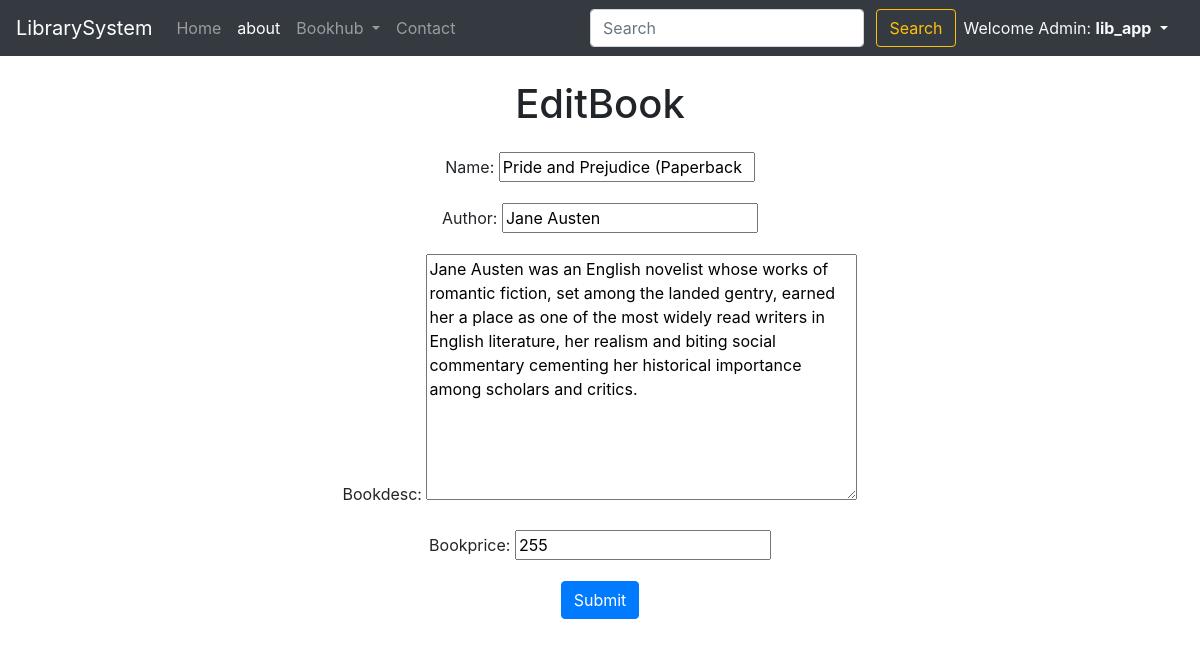
/edit/16 (signed in), run on the app's committed database.
### lib_app/models.py (models this page shows, shortened)
class Book(models.Model):
    catchoice= [
        ('education', 'Education'),
        ('entertainment', 'Entertainment'),
        ('comics', 'Comics'),
        ('biography', 'Biographie'),
        ('history', 'History'),
        ]
    bookid = models.AutoField(primary_key=True)
    name=models.CharField(max_length=30)
    author=models.CharField(max_length=40)
    category=models.CharField(max_length=30,choices=catchoice,default='Education')
    bookprice= models.DecimalField(decimal_places=0, max_digits=10000, null=True)
    bookdesc=models.TextField(max_length=500)
    timeStamp = models.DateTimeField(auto_now_add=True ,blank=True)
    require_date = models.DateTimeField(auto_now_add=True,blank=True, null=True)
    Tenatative_Return_Date = models.DateTimeField(auto_now_add=True,blank=True, null=True)

### lib_app/views.py (the view)
# urls.py: path('edit/<int:bookid>', views.edit, name='edit'),
def edit(request,bookid):
    blog = Book.objects.get(bookid=bookid)
    editblog = Edit_Blog(instance=blog)
    if request.method=='POST':
        form = Edit_Blog(request.POST,instance=blog)
        if form.is_valid():
            form.save()
            messages.success(request,"Updating Data Succesfully...")
            return redirect('home')
    return render(request,'editbook.html',{'edit_blog':editblog})

### lib_app/forms.py
class Edit_Blog(forms.ModelForm):
    class Meta:
        model=Book
        fields=('name','author','bookdesc','bookprice')

### templates/editbook.html (shortened to what this page needs)
{% extends 'base.html' %}
{% block aboutactive %} active {% endblock aboutactive %}
{% block body %}
<div class="container">
    <h1 class="text-center my-4 ">EditBook</h1>
    <center>
    <form method="post">
    {{edit_blog.as_p}}
        <button type="submit" class="btn btn-primary">Submit</button>
    </form>
    </center>
</div>
{% endblock body %}

### templates/base.html (shortened to what this page needs)
<!doctype html>
<html lang="en">
<head>
  <link rel="stylesheet" href="https://maxcdn.bootstrapcdn.com/bootstrap/4.0.0/css/bootstrap.min.css"
>
</head>
<body>
  <nav class="navbar navbar-expand-lg navbar-dark bg-dark sticky-top ">
    <a class="navbar-brand" href="/">LibrarySystem</a>
    <div class="collapse navbar-collapse" id="navbarSupportedContent">
      <ul class="navbar-nav mr-auto">
        {% if user.is_authenticated %}
        <li class="nav-item {% block homeactive %} {% endblock homeactive %}">
          <a class="nav-link" href="/">Home <span class="sr-only">(current)</span></a>
        </li>
        <li class="nav-item {% block aboutactive %} {% endblock aboutactive %}">
          <a class="nav-link" href="/about">about</a>
        </li>
        <li class="nav-item dropdown">
          <a class="nav-link dropdown-toggle" href="#" id="navbarDropdown" role="button" data-toggle="dropdown"
            aria-haspopup="true" aria-expanded="false">
            Bookhub
          </a>
        </li>
        <li class="nav-item {% block contactactive %} {% endblock contactactive %}">
          <a class="nav-link" href="/contact">Contact</a>
        </li>
        {% endif %}
      </ul>
      <div class="ml-auto form-inline">
        <form method="get" action="/search" class=" my-2 ml-4 my-lg-0">
          <input class="form-control mr-sm-2" type="search" placeholder="Search" aria-label="Search" id="query"
            name="query">
          <button class="btn btn-outline-warning my-2 my-sm-0" type="submit">Search</button>
        </form>
        {% if user.is_authenticated %}
        <ul class="navbar-nav mr-2">
          <li class="nav-item dropdown ">
            <a class="nav-link dropdown-toggle text-light" href="/admin" id="navbarDropdown" role="button"
              data-toggle="dropdown" aria-haspopup="true" aria-expanded="false">
              Welcome Admin: <b>{{request.user}}</b>
            </a>
          </li>
        </ul>
        {% endif %}
      </div>
    </div>
  </nav>
  {% block body %}
  {% endblock body %}
</body>
</html>

### data on the page
Book: name "Pride and Prejudice (Paperback", author "Jane Austen", bookdesc "Jane Austen was an English novelist whose works of romantic fiction, set among the landed gentry, earned her a place as one of the most widely read writers in English literature, her realism and biting social commentary cementing her historical importance among scholars and critics.", bookprice "255"

### other printed values
{{ request.user }} "lib_app"
